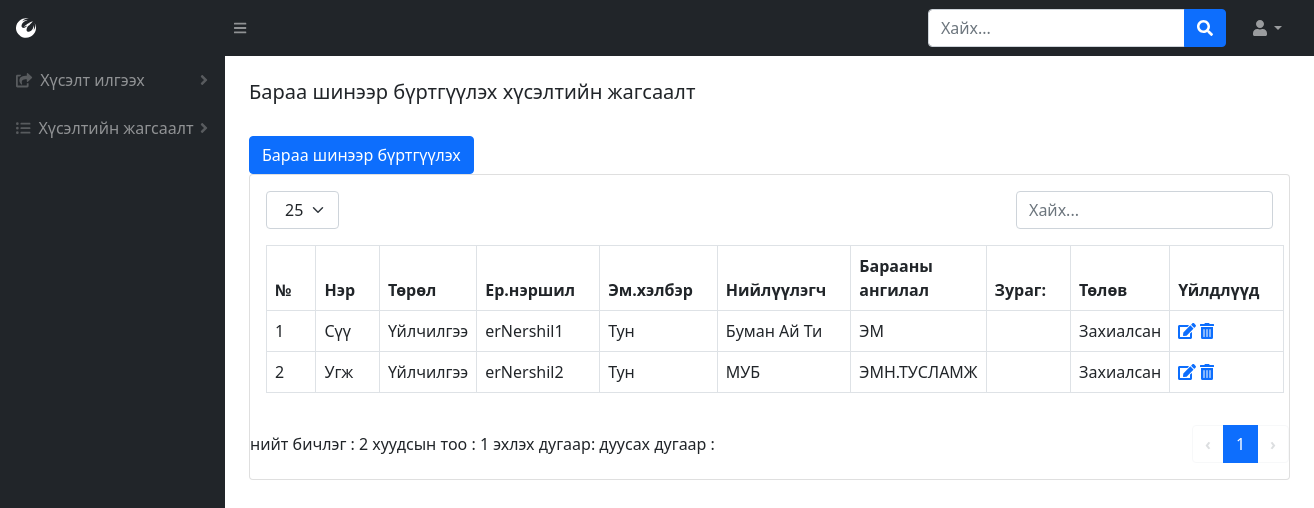
The page /product-list (signed in) on the database as committed earlier.
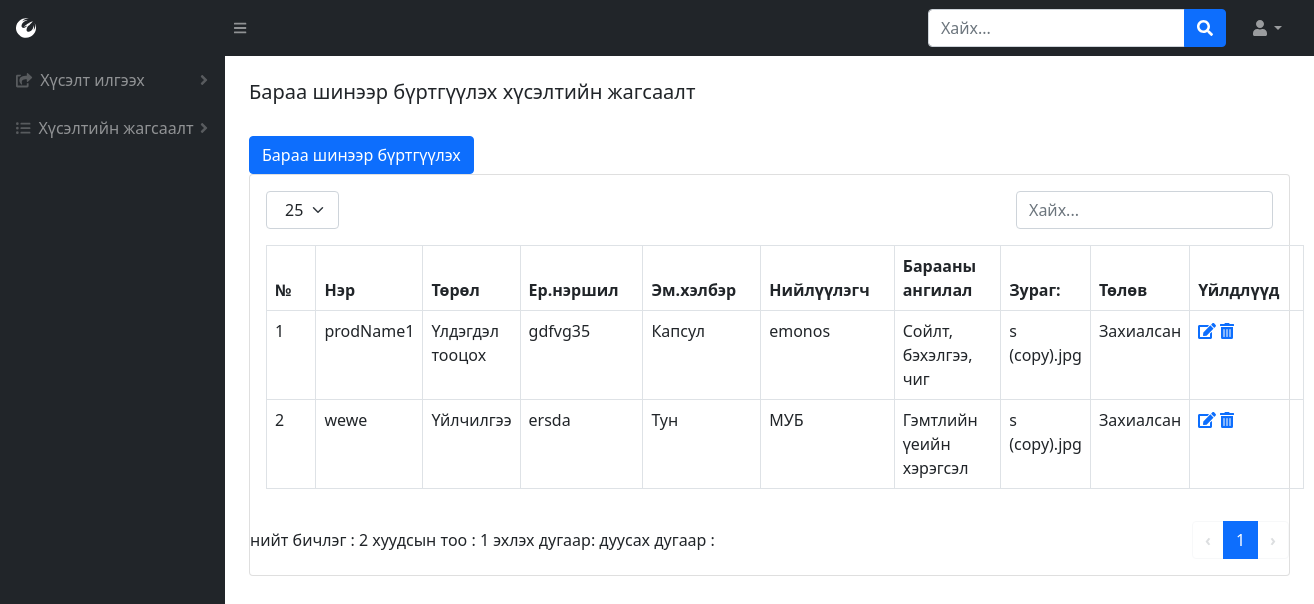
The same page on the database as committed later.
### BMweb/models.py (models this page shows, shortened)
class Product(models.Model):
    prodName = models.CharField(max_length=300, verbose_name=_("Барааны нэр"))
    prodName_en = models.CharField(max_length=300, verbose_name=_("Барааны нэр англи"))
    brand = models.ForeignKey(ProdBrand, related_name='brands',on_delete=models.CASCADE, verbose_name=_("Брэнд нэр"))
    zCode = models.CharField(max_length=300, null=True, blank=True, verbose_name=_("Зураасан код"))
    prodType = models.ForeignKey(ProdType, related_name='products',on_delete=models.CASCADE, verbose_name=_("Төрлийн нэр"))
    zzCode = models.IntegerField(null=True, blank=True, verbose_name=_("Нэмэлт зураасан код"))
    price = models.DecimalField(max_digits=16, decimal_places=2, verbose_name=_("Үнэ"))
    hemNegj = models.ForeignKey(HemNegj, related_name='hemNegj', on_delete=models.CASCADE,verbose_name=_("Хэмжих нэгж"))
    hudNegj = models.ForeignKey(HemNegj, related_name='hudNegj', on_delete=models.CASCADE, verbose_name=_("Худалдан авалтын нэгж"))
    company = models.ManyToManyField(Company,related_name='products',verbose_name=_("Компани"))
    erNershil = models.CharField(max_length=300, verbose_name=_("Ерөнхий нэршил"))
    emHelber = models.ForeignKey(EmHelber, on_delete=models.CASCADE,verbose_name=_("Эмийн хэлбэр"))
    paiz = models.ForeignKey(Paiz, on_delete=models.CASCADE,verbose_name=_("Пайз"))
    uildwerlegch = models.ForeignKey(Manufacturer, on_delete=models.CASCADE, verbose_name=_("Үйлдвэрлэгч"))
    uNiiluulegch = models.ForeignKey(Niiluulegch, on_delete=models.CASCADE, verbose_name=_("Үндсэн нийлүүлэгч"))
    category = models.ForeignKey(Category,related_name='categories', on_delete=models.CASCADE, verbose_name=_("Ангилал"))
    borBoloh = models.BooleanField(verbose_name=_("Борлуулж болох эсэх"),default=False)
    hudAwch = models.BooleanField(verbose_name=_("Худалдан авч болох эсэх"),default=False)
    zarBoloh = models.BooleanField(verbose_name=_("Зарлагдаж болох эсэх"),default=False)
    pos = models.BooleanField(verbose_name=_("Посоор зарж болох эсэх"),default=False)
    posCat = models.ForeignKey(PosCategory,related_name='categories', on_delete=models.CASCADE, verbose_name=_("Посын ангилал"))
    thumbimage = models.ImageField(
        upload_to="media/productthumb/", blank = True, null=True,  verbose_name=_("Зураг")
    )
    hutlult = models.ForeignKey(Hutlult, on_delete=models.CASCADE,verbose_name=_("Хөтлөлт"))
    state = models.ForeignKey(State,related_name='products', on_delete=models.CASCADE, verbose_name=_("Төлөв"))
    class Meta:
        verbose_name = _("Бараа")
        verbose_name_plural = _("Бараа")

class ProdType(models.Model):
    typeName = models.CharField(max_length=300, verbose_name=_("Төрлийн нэр"))
    class Meta:
        verbose_name = _("Барааны төрөл")
        verbose_name_plural = _("Барааны төрөл")
    def __str__(self):
        return self.typeName

class EmHelber(models.Model):
    emHelberName = models.CharField(max_length=300,verbose_name=_("Эмийн хэлбэрийн нэр"))
    class Meta:
        verbose_name = _("Эмийн хэлбэр")
        verbose_name_plural = _("Эмийн хэлбэр")
    def __str__(self):
        return self.emHelberName

class Niiluulegch(models.Model):
    niiName = models.CharField(max_length=300,verbose_name=_("Нийлүүлэгчийн нэр"))
    class Meta:
        verbose_name = ("Нийлүүлэгч")
        verbose_name_plural = ("Нийлүүлэгч")
    def __str__(self):
        return self.niiName

class Category(models.Model):
    catName = models.CharField(max_length=300, verbose_name=_("Ангилалын нэр"))
    parent = models.IntegerField(null=True, blank=True, verbose_name=_("Эцэг ангилал"))
    class Meta:
        verbose_name = _("Ангилал")
        verbose_name_plural = _("Ангилал")
    def __str__(self):
        return self.catName

class State(models.Model):
    stateName = models.CharField(max_length=300, verbose_name=_("Төлөвийн нэр"))
    class Meta:
        verbose_name = _("Барааны төлөв")
        verbose_name_plural = _("Барааны төлөв")
    def __str__(self):
        return self.stateName

### BMweb/views.py (the view)
# urls.py: path('product-list',views.productList,name='product-list'),
def productList(request):
    if 'user_id' in request.session:
        p = Product.objects.all().order_by('state')
        size = 25
        if 'size' in request.GET:
            size = request.GET['size']
        pc = Paginator(p, size)
        page_num = 1
        if 'page' in request.GET:
            page_num = int(request.GET['page'])
            print('page')
            print(page_num)
        page=pc.page(page_num)
        h = Hereglegch.objects.get(pk=request.session['user_id'])
        return render(request,'productList.html', {'user': h, 'productList': page.object_list, 'size':size, 'count':pc.count, 'page_count': pc.num_pages, 'page_range':pc.page_range, 'page_num':page_num, 'has_next':page.has_next(), 'has_previous': page.has_previous(), 'start_index':page.start_index() })
    else:
        return redirect('/login')

### BMweb/models.py (called while the page is built)
    def __str__(self):
        return self.manName

    def __str__(self):
        return self.paizName

    def __str__(self):
        return self.hemNegjName

    def __str__(self):
        return self.posCatName

### BMweb/templates/productList.html (shortened to what this page needs)
{% load static %}
<!DOCTYPE html>
<html lang="en">
    <head>
        <link href="https://cdn.jsdelivr.net/npm/simple-datatables@latest/dist/style.css" rel="stylesheet" />
        <link href="css/styles.css" rel="stylesheet" />
        <link href="{% static 'css/styles.css' %}" rel="stylesheet"/>
    </head>
    <body class="sb-nav-fixed">
        {% include "topNav.html" %}
        <div id="layoutSidenav">
            {% include "leftNav.html" %}
            <div id="layoutSidenav_content">
                {%  include "prodList.html" %}
            </div>
        </div>
    </body>
</html>

### BMweb/templates/topNav.html (shortened to what this page needs)
<nav class="sb-topnav navbar navbar-expand navbar-dark bg-dark">
    <a class="navbar-brand ps-3" href="login"><i class="fab fa-phoenix-squadron"></i></a>
    <button class="btn btn-link btn-sm order-1 order-lg-0 me-4 me-lg-0" id="sidebarToggle" href="#!"><i class="fas fa-bars"></i></button>
    <form class="d-none d-md-inline-block form-inline ms-auto me-0 me-md-3 my-2 my-md-0">
        <div class="input-group">
            <input class="form-control" type="text" placeholder="Хайх..." aria-label="Search for..." aria-describedby="btnNavbarSearch" />
            <button class="btn btn-primary" id="btnNavbarSearch" type="button"><i class="fas fa-search"></i></button>
        </div>
    </form>
    <ul class="navbar-nav ms-auto ms-md-0 me-3 me-lg-4">
        <li class="nav-item dropdown">
            <a class="nav-link dropdown-toggle" id="navbarDropdown" href="#" role="button" data-bs-toggle="dropdown" aria-expanded="false"><i class="fas fa-user fa-fw"></i></a>
        </li>
    </ul>
</nav>

### BMweb/templates/leftNav.html (shortened to what this page needs)
<div id="layoutSidenav_nav">
    <nav class="sb-sidenav accordion sb-sidenav-dark" id="sidenavAccordion">
        <div class="sb-sidenav-menu">
            {% if user.role_id <= 4 %}
            <div class="nav">
                {% if user.role_id < 3 %}
                <a class="nav-link collapsed" href="#" data-bs-toggle="collapse" data-bs-target="#collapseLayouts" aria-expanded="false" aria-controls="collapseLayouts">
                    <div class="sb-nav-link-icon"><i class="fas fa-share-square"></i></div>
                    Хүсэлт илгээх
                    <div class="sb-sidenav-collapse-arrow"><i class="fas fa-angle-down"></i></div>
                </a>
               {% endif %}
                <a class="nav-link collapsed" href="#" data-bs-toggle="collapse" data-bs-target="#collapsePages" aria-expanded="false" aria-controls="collapsePages">
                    <div class="sb-nav-link-icon"><i class="fas fa-list-ul"></i></div>
                    Хүсэлтийн жагсаалт
                    <div class="sb-sidenav-collapse-arrow"><i class="fas fa-angle-down"></i></div>
                </a>
            </div>
            {% endif %}
        </div>
    </nav>
</div>

### BMweb/templates/prodList.html (shortened to what this page needs)
<main>{% include "tabs.html" %}
    <div class="container-fluid px-4">
        <h5 class="mt-4">Бараа шинээр бүртгүүлэх хүсэлтийн жагсаалт</h5>
        {% if user.role_id == 1 %}
        <a href="{% url 'product' %}" class="btn btn-primary" role="button">Бараа шинээр бүртгүүлэх</a>
        {% endif %}
        <div class="card mb-4">
            <div class="card-body">
                {% include "tableTop.html" %}
                    <table id="datatablesSimple" class="dataTable-table">
                        <thead>
                            <tr>
                                <th data-sortable="" class="asc">
                                    <a href="#" class="dataTable-sorter">№</a>
                                </th>
                                <th data-sortable="" class="asc">
                                    <a href="#" class="dataTable-sorter">Нэр</a>
                                </th>
                                <th data-sortable="" class="asc">
                                    <a href="#" class="dataTable-sorter">Төрөл</a>
                                </th>
                                <th data-sortable="" class="asc">
                                    <a href="#" class="dataTable-sorter">Ер.нэршил</a>
                                </th>
                                <th data-sortable="" class="asc">
                                    <a href="#" class="dataTable-sorter">Эм.хэлбэр</a>
                                </th>
                                <th data-sortable="" class="asc">
                                    <a href="#" class="dataTable-sorter">Нийлүүлэгч</a>
                                </th>
                                <th data-sortable="" class="asc">
                                    <a href="#" class="dataTable-sorter">Барааны ангилал</a>
                                </th>
                                <th data-sortable="" class="asc">
                                    <a href="#" class="dataTable-sorter">Зураг:</a>
                                </th>
                                <th data-sortable="" class="asc">
                                    <a href="#" class="dataTable-sorter">Төлөв</a>
                                </th>
                                <th data-sortable="" class="asc">
                                    <a href="#" class="dataTable-sorter">Үйлдлүүд</a>
                                </th>
                            </tr>
                        </thead>
                        <tbody>
                        {% for h in productList %}
                            <tr>
                                <td>{{ forloop.counter0|add:start_index }}</td>
                                <td>{{ h.prodName }}</td>
                                <td>{{ h.prodType }}</td>
                                <td>{{ h.erNershil }}</td>
                                <td>{{ h.emHelber }}</td>
                                <td>{{ h.uNiiluulegch }}</td>
                                <td>{{ h.category }}</td>
                                <td>{{ h.thumbimage }}</td>
                                <td>{{ h.state }}</td>
                                <td>
                                {% if user.role_id|add:0 < 3 and h.state_id|add:0 < 3 %}
                                    <a href="/product?edit={{h.id}}"><i class="fas fa-edit"></i></a></form>
                                    <a href="/product?del={{h.id}}" class="confirm-delete" onclick="return confirm('Та устгахдаа итгэлтэй байна уу?')"><i class="fas fa-trash-alt"></i></a></form>
                                {% endif  %}
                                </td>
                            </tr>
                    {% endfor %}
                </tbody>
                    </table>
            </div>
            {% include "tableBottom.html" %}
        </div>
    </div>
</main>

### BMweb/templates/tableTop.html (shortened to what this page needs)
<div class="dataTable-top">
    <div class="dataTable-dropdown">
        <label>
            <select class="dataTable-selector" id="sizeCombo" onchange="rowCount(this)">
                <option value="25" selected>25</option>
            </select>
        </label>
    </div>
    <div class="dataTable-search">
        <input class="dataTable-input" placeholder="Хайх..." type="text">
    </div>
</div>

### BMweb/templates/tableBottom.html (shortened to what this page needs)
<div class="dataTable-bottom">
    <div class="dataTable-info">нийт бичлэг : {{count}} хуудсын тоо : {{page_count}}     эхлэх дугаар:   дуусах дугаар :</div>
    <nav class="dataTable-pagination">
        <ul class="dataTable-pagination-list">
            <li {% if has_previous == False %}  class="pager disabled" {% else %} class="pager" {% endif %}  ><a href="?size={{size}}&page={{ page_num|add:-1 }}" data-page="5" >‹</a></li>
            {% for _ in page_range %}
                <li {% if page_num == forloop.counter %}  class="active" {% endif %}><a href="?size={{size}}&page={{ forloop.counter }}" data-page="{{ forloop.counter }}">{{ forloop.counter }}</a></li>
            {% endfor %}
            <li {% if has_next == False %}  class="pager disabled" {% else %} class="pager" {% endif %}><a href="?size={{size}}&page={{ page_num|add:1 }}" data-page="6">›</a></li>
        </ul>
    </nav>
</div>

### BMweb/templates/tableBottom.html (style rules this page uses)
.disabled { pointer-events:none; opacity:0.6; }

Rows that differ between the two databases and show on the page:
removed Product: prodName "Сүү", prodType "Үйлчилгээ", erNershil "erNershil1", emHelber "Тун", uNiiluulegch "Буман Ай Ти", category "ЭМ", state "Захиалсан"
removed Product: prodName "Угж", prodType "Үйлчилгээ", erNershil "erNershil2", emHelber "Тун", uNiiluulegch "МУБ", category "ЭМН.ТУСЛАМЖ", state "Захиалсан"
added Product: prodName "prodName1", prodType "Үлдэгдэл тооцох", erNershil "gdfvg35", emHelber "Капсул", uNiiluulegch "emonos", category "Сойлт, бэхэлгээ, чиг", thumbimage "s (copy).jpg", state "Захиалсан"
added Product: prodName "wewe", prodType "Үйлчилгээ", erNershil "ersda", emHelber "Тун", uNiiluulegch "МУБ", category "Гэмтлийн үеийн хэрэгсэл", thumbimage "s (copy).jpg", state "Захиалсан"
